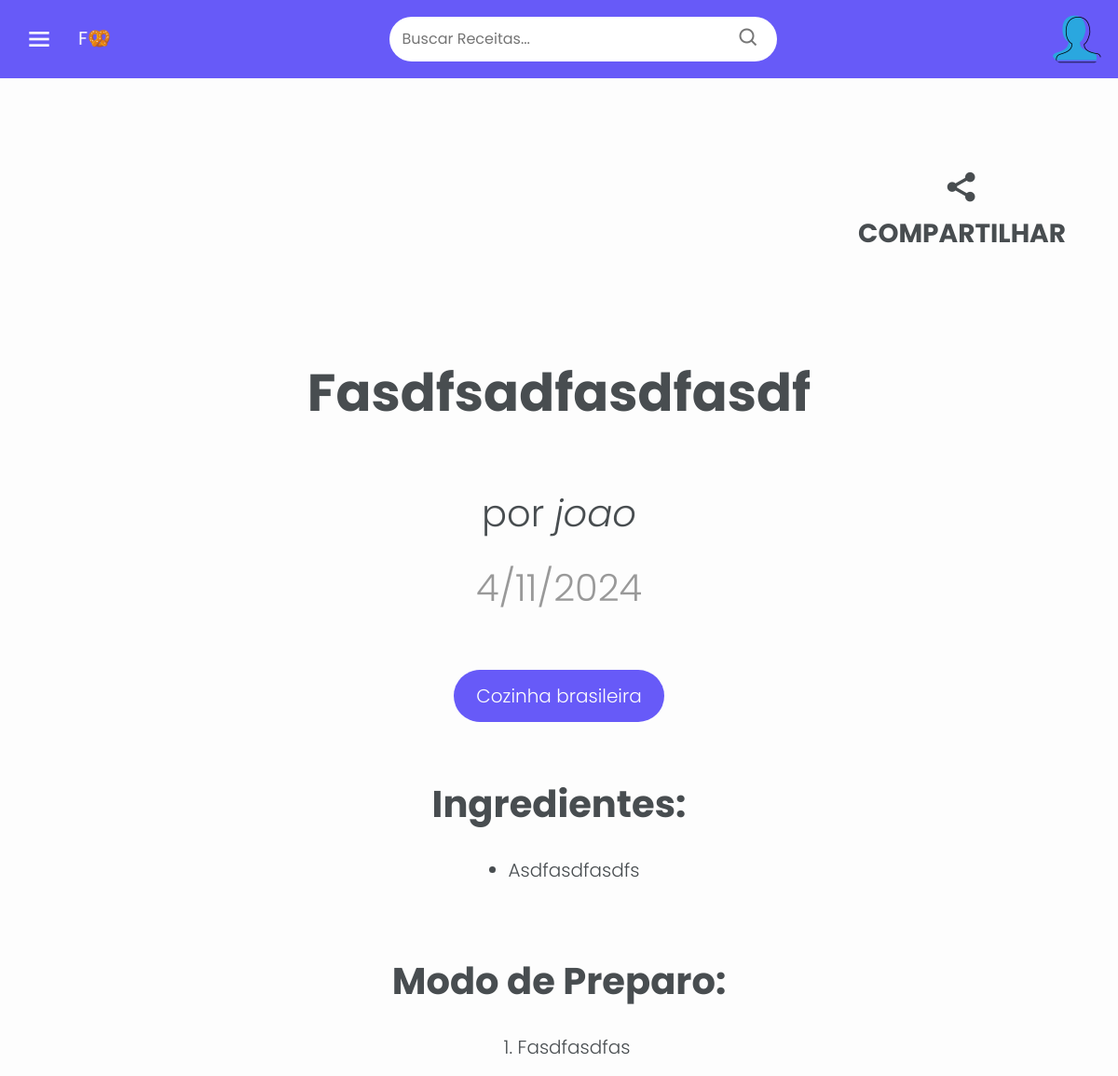
/recipes/view/15, run on an earlier commit of the app's database.
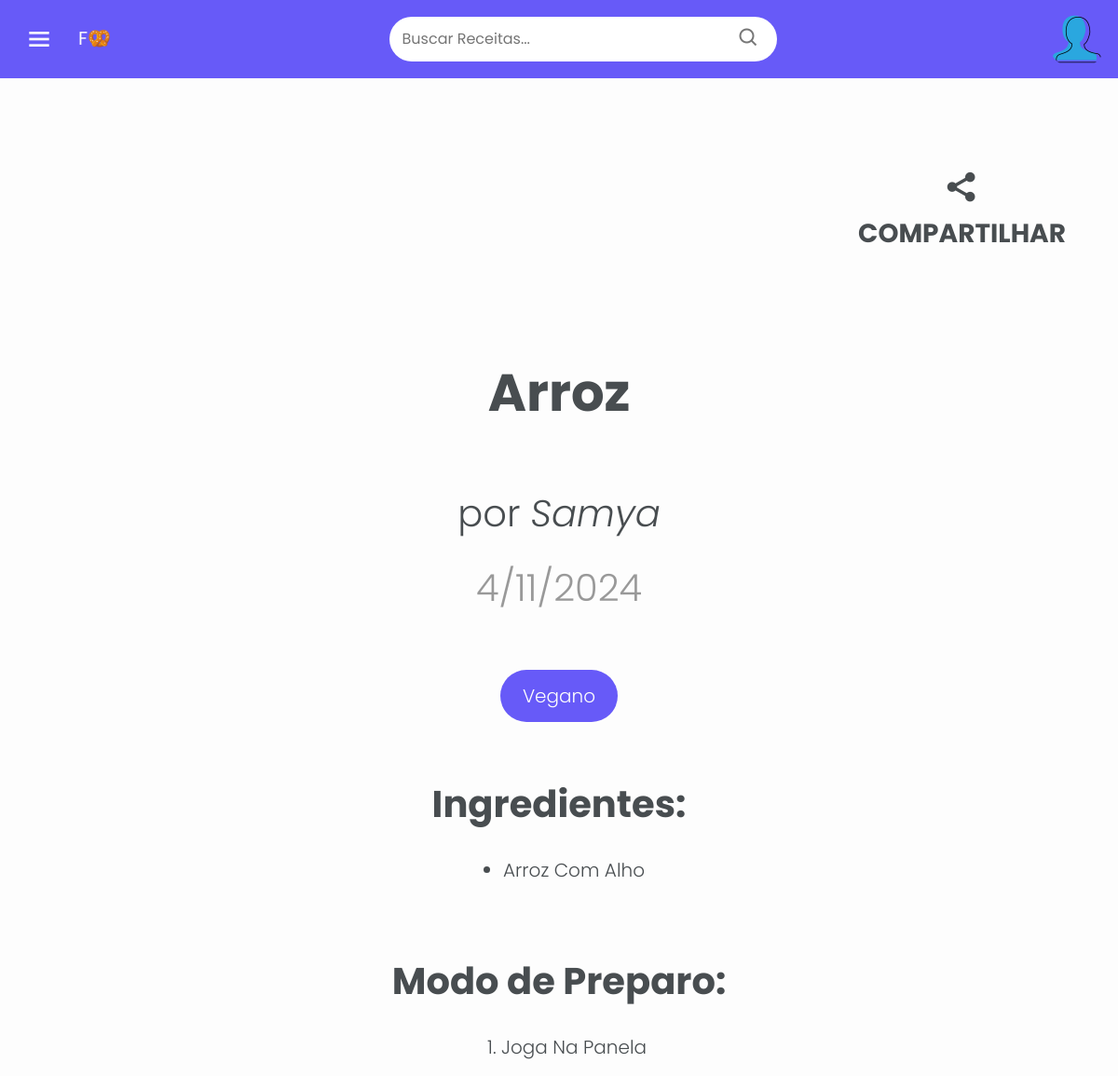
And on a later commit of the database.
### recipebook/models.py (models this page shows, shortened)
class Recipe(db.Model):
    __tablename__ = 'recipe'
    id = db.Column(db.Integer, primary_key=True, autoincrement=True)
    user_id = db.Column(db.Integer, db.ForeignKey('user.id', ondelete="CASCADE"), nullable=False)
    title = db.Column(db.String(255), nullable=False)
    ingredients = db.Column(db.Text, nullable=False)
    steps = db.Column(db.Text, nullable=False)
    category_id = db.Column(db.Integer, db.ForeignKey('category.id', ondelete="CASCADE"), nullable=True)
    date_created = db.Column(db.DateTime(timezone=True), default=func.now())
    image_path = db.Column(db.String(255), nullable=True)

class User(db.Model, UserMixin):
    __tablename__ = 'user'
    id = db.Column(db.Integer, primary_key=True, autoincrement=True)
    name = db.Column(db.String(50), nullable=False)
    email = db.Column(db.String(50), nullable=False, unique=True)
    password = db.Column(db.String(255), nullable=False)
    profile_picture = db.Column(db.String(255), nullable=True)
    recipes = db.relationship('Recipe', backref='user', lazy=True, passive_deletes=True)
    liked_recipes = db.relationship('Recipe', secondary=likes, backref='liked_by')

class Category(db.Model):
    __tablename__ = 'category'
    id = db.Column(db.Integer, primary_key=True, autoincrement=True)
    name = db.Column(db.String(100), nullable=False)

### recipebook/recipes.py (the view)
@bp.route('/view/<int:recipe_id>', methods=['GET'])
def view(recipe_id):
    recipe = get_recipe_by_id(recipe_id)
    print(recipe.image_path)
    if recipe == None:
        return abort(404)
    return render_template('comida.html', recipe=recipe)

### recipebook/recipes.py (called while the page is built)
def get_recipe_by_id(recipe_id):
    query = (
        db.session.query(
            Recipe.id,
            Recipe.user_id,
            Recipe.title,
            Recipe.ingredients,
            Recipe.steps,
            Recipe.date_created,
            Recipe.image_path,
            Category.name.label("category_name"),
            User.name.label("author")
        )
        .filter_by(id=recipe_id)
        .join(User, User.id == Recipe.user_id)
        .join(Category, Recipe.category_id == Category.id)
    )
    recipe = query.first()
    return recipe

### recipebook/templates/comida.html (shortened to what this page needs)
<!doctype html>
<html lang="pt-br">
  <head>
    <link rel="stylesheet" href="{{ url_for('static', filename='bootstrap/css/bootstrap.min.css') }}">
    <link rel="stylesheet" href="{{ url_for('static', filename='css/navbar.css') }}">
    <link rel="stylesheet" href="{{ url_for('static', filename='css/comida.css') }}">
    <link href='https://unpkg.com/boxicons@2.1.4/css/boxicons.min.css' rel='stylesheet'>
  </head>
  <body>
    {% include "search_component.html" %}
    <div id="Position" class="d-flex justify-content-end">
      <div onclick="compartilhar()" id="BtnCompartilhar" class="d-flex align-items-center justify-content-end icons">
        <i id="Share" class='bx bxs-share-alt h4'></i>
        <span id="TextShare" class="text-uppercase fw-bold">Compartilhar</span>
      </div>
    </div>
    <h1 id="Header" class="display-4 text-center fw-bold text-capitalize">{{ recipe.title }}</h1>
    <p id="Autor" class="display-6 text-center">por <i>{{ recipe.author }}</i></p>
    <p id="Data" class="lead display-6 text-center">{{ recipe.date_created.day }}/{{ recipe.date_created.month }}/{{ recipe.date_created.year }}</p>
    <div id="FundoCat">
      <p id="Categoria" class="lead pt-3 pb-3 h1 text-center">{{ recipe.category_name }}</p>
    </div>
    <h1 id="Ingredientes" class="text-center fw-bold">Ingredientes:</h1>
    <div id="Socorro">
      <ul>
        {% for i in recipe.ingredients.split('\n') %}
        <li class="lead text-capitalize">
          {{ i }}
        </li>
        {% endfor %}
      </ul>
    </div>
    <h1 id="ModoPreparo" class="text-center fw-bold">Modo de Preparo:</h1>
    <div id="Socorro">
      <ol>
        {% for i in recipe.steps.split('\n') %}
        <li class="lead text-capitalize">
          {{ i }}
        </li>
        {% endfor %}
      </ol>
    </div>
  </body>
</html>

What changed in the data, as far as the page shows it:
removed Recipe: title "Fasdfsadfasdfasdf", ingredients "Asdfasdfasdfs", steps "Fasdfasdfas"
no longer on this page (row edited): User: author "joao"
no longer on this page (row unchanged): Category: category_name "Cozinha brasileira"
added Recipe: title "Arroz", ingredients "Arroz Com Alho", steps "Joga Na Panela"
added User: author "Samya"
now on this page (row unchanged): Category: category_name "Vegano"
